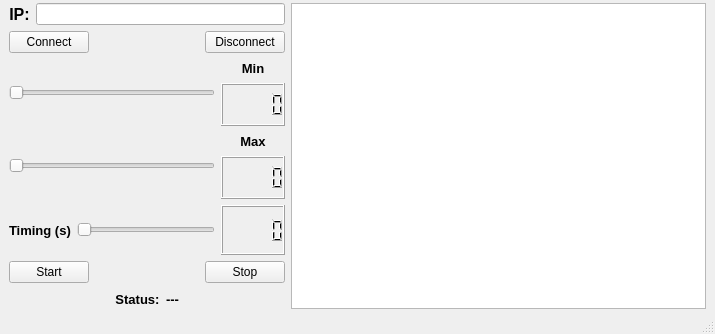
<?xml version="1.0" encoding="UTF-8"?>
<ui version="4.0">
 <class>MainWindow</class>
 <widget class="QMainWindow" name="MainWindow">
  <property name="geometry">
   <rect>
    <x>0</x>
    <y>0</y>
    <width>715</width>
    <height>334</height>
   </rect>
  </property>
  <property name="windowTitle">
   <string>Produce Client</string>
  </property>
  <property name="windowOpacity">
   <double>1.000000000000000</double>
  </property>
  <widget class="QWidget" name="centralwidget">
   <property name="enabled">
    <bool>true</bool>
   </property>
   <property name="sizePolicy">
    <sizepolicy hsizetype="Preferred" vsizetype="Preferred">
     <horstretch>0</horstretch>
     <verstretch>0</verstretch>
    </sizepolicy>
   </property>
   <layout class="QHBoxLayout" name="horizontalLayout_10" stretch="4,6">
    <property name="topMargin">
     <number>3</number>
    </property>
    <property name="bottomMargin">
     <number>3</number>
    </property>
    <item>
     <layout class="QVBoxLayout" name="verticalLayout_4" stretch="0,0,20,20,15,0,0">
      <item>
       <layout class="QHBoxLayout" name="horizontalLayout_6">
        <item>
         <widget class="QLabel" name="label">
          <property name="font">
           <font>
            <pointsize>12</pointsize>
            <bold>true</bold>
           </font>
          </property>
          <property name="text">
           <string>IP:</string>
          </property>
          <property name="alignment">
           <set>Qt::AlignmentFlag::AlignCenter</set>
          </property>
         </widget>
        </item>
        <item>
         <widget class="QLineEdit" name="lineEdit"/>
        </item>
       </layout>
      </item>
      <item>
       <layout class="QHBoxLayout" name="horizontalLayout_5">
        <item>
         <widget class="QPushButton" name="button_connect">
          <property name="text">
           <string>Connect</string>
          </property>
         </widget>
        </item>
        <item>
         <spacer name="horizontalSpacer">
          <property name="orientation">
           <enum>Qt::Orientation::Horizontal</enum>
          </property>
          <property name="sizeHint" stdset="0">
           <size>
            <width>118</width>
            <height>20</height>
           </size>
          </property>
         </spacer>
        </item>
        <item>
         <widget class="QPushButton" name="button_disconnect">
          <property name="text">
           <string>Disconnect</string>
          </property>
         </widget>
        </item>
       </layout>
      </item>
      <item>
       <layout class="QHBoxLayout" name="horizontalLayout_4">
        <item>
         <widget class="QSlider" name="horizontalSlider_min">
          <property name="orientation">
           <enum>Qt::Orientation::Horizontal</enum>
          </property>
         </widget>
        </item>
        <item>
         <layout class="QVBoxLayout" name="verticalLayout_3" stretch="3,7">
          <item>
           <widget class="QLabel" name="label_2">
            <property name="font">
             <font>
              <pointsize>10</pointsize>
              <bold>true</bold>
             </font>
            </property>
            <property name="text">
             <string>Min</string>
            </property>
            <property name="alignment">
             <set>Qt::AlignmentFlag::AlignCenter</set>
            </property>
           </widget>
          </item>
          <item>
           <widget class="QLCDNumber" name="lcdMin"/>
          </item>
         </layout>
        </item>
       </layout>
      </item>
      <item>
       <layout class="QHBoxLayout" name="horizontalLayout_3">
        <item>
         <widget class="QSlider" name="horizontalSlider_max">
          <property name="orientation">
           <enum>Qt::Orientation::Horizontal</enum>
          </property>
         </widget>
        </item>
        <item>
         <layout class="QVBoxLayout" name="verticalLayout_2" stretch="3,7">
          <item>
           <widget class="QLabel" name="label_3">
            <property name="font">
             <font>
              <pointsize>10</pointsize>
              <bold>true</bold>
             </font>
            </property>
            <property name="text">
             <string>Max</string>
            </property>
            <property name="alignment">
             <set>Qt::AlignmentFlag::AlignCenter</set>
            </property>
           </widget>
          </item>
          <item>
           <widget class="QLCDNumber" name="lcdMax"/>
          </item>
         </layout>
        </item>
       </layout>
      </item>
      <item>
       <layout class="QHBoxLayout" name="horizontalLayout_2">
        <item>
         <widget class="QLabel" name="label_4">
          <property name="font">
           <font>
            <pointsize>10</pointsize>
            <bold>true</bold>
           </font>
          </property>
          <property name="text">
           <string>Timing (s)</string>
          </property>
         </widget>
        </item>
        <item>
         <widget class="QSlider" name="horizontalSlider_timing">
          <property name="minimum">
           <number>1</number>
          </property>
          <property name="maximum">
           <number>10</number>
          </property>
          <property name="orientation">
           <enum>Qt::Orientation::Horizontal</enum>
          </property>
         </widget>
        </item>
        <item>
         <widget class="QLCDNumber" name="lcdNumber_timing">
          <property name="sizePolicy">
           <sizepolicy hsizetype="Minimum" vsizetype="Minimum">
            <horstretch>0</horstretch>
            <verstretch>0</verstretch>
           </sizepolicy>
          </property>
         </widget>
        </item>
       </layout>
      </item>
      <item>
       <layout class="QHBoxLayout" name="horizontalLayout">
        <item>
         <widget class="QPushButton" name="button_start">
          <property name="text">
           <string>Start</string>
          </property>
         </widget>
        </item>
        <item>
         <spacer name="horizontalSpacer_2">
          <property name="orientation">
           <enum>Qt::Orientation::Horizontal</enum>
          </property>
          <property name="sizeHint" stdset="0">
           <size>
            <width>40</width>
            <height>20</height>
           </size>
          </property>
         </spacer>
        </item>
        <item>
         <widget class="QPushButton" name="button_stop">
          <property name="text">
           <string>Stop</string>
          </property>
         </widget>
        </item>
       </layout>
      </item>
      <item>
       <layout class="QHBoxLayout" name="horizontalLayout_7">
        <item>
         <spacer name="horizontalSpacer_4">
          <property name="orientation">
           <enum>Qt::Orientation::Horizontal</enum>
          </property>
          <property name="sizeHint" stdset="0">
           <size>
            <width>40</width>
            <height>20</height>
           </size>
          </property>
         </spacer>
        </item>
        <item>
         <widget class="QLabel" name="label_5">
          <property name="font">
           <font>
            <pointsize>10</pointsize>
            <bold>true</bold>
           </font>
          </property>
          <property name="text">
           <string>Status:</string>
          </property>
          <property name="alignment">
           <set>Qt::AlignmentFlag::AlignCenter</set>
          </property>
         </widget>
        </item>
        <item>
         <widget class="QLabel" name="label_status">
          <property name="font">
           <font>
            <pointsize>10</pointsize>
            <bold>true</bold>
           </font>
          </property>
          <property name="text">
           <string>---</string>
          </property>
          <property name="alignment">
           <set>Qt::AlignmentFlag::AlignCenter</set>
          </property>
         </widget>
        </item>
        <item>
         <spacer name="horizontalSpacer_3">
          <property name="orientation">
           <enum>Qt::Orientation::Horizontal</enum>
          </property>
          <property name="sizeHint" stdset="0">
           <size>
            <width>40</width>
            <height>20</height>
           </size>
          </property>
         </spacer>
        </item>
       </layout>
      </item>
     </layout>
    </item>
    <item>
     <widget class="QListView" name="listView">
      <property name="sizePolicy">
       <sizepolicy hsizetype="Preferred" vsizetype="Preferred">
        <horstretch>0</horstretch>
        <verstretch>0</verstretch>
       </sizepolicy>
      </property>
     </widget>
    </item>
   </layout>
  </widget>
  <widget class="QMenuBar" name="menubar">
   <property name="geometry">
    <rect>
     <x>0</x>
     <y>0</y>
     <width>715</width>
     <height>21</height>
    </rect>
   </property>
  </widget>
  <widget class="QStatusBar" name="statusbar"/>
 </widget>
 <resources/>
 <connections>
  <connection>
   <sender>horizontalSlider_min</sender>
   <signal>valueChanged(int)</signal>
   <receiver>lcdMin</receiver>
   <slot>display(int)</slot>
   <hints>
    <hint type="sourcelabel">
     <x>180</x>
     <y>114</y>
    </hint>
    <hint type="destinationlabel">
     <x>235</x>
     <y>128</y>
    </hint>
   </hints>
  </connection>
  <connection>
   <sender>horizontalSlider_max</sender>
   <signal>valueChanged(int)</signal>
   <receiver>lcdMax</receiver>
   <slot>display(int)</slot>
   <hints>
    <hint type="sourcelabel">
     <x>170</x>
     <y>178</y>
    </hint>
    <hint type="destinationlabel">
     <x>236</x>
     <y>191</y>
    </hint>
   </hints>
  </connection>
  <connection>
   <sender>horizontalSlider_timing</sender>
   <signal>valueChanged(int)</signal>
   <receiver>lcdNumber_timing</receiver>
   <slot>display(int)</slot>
   <hints>
    <hint type="sourcelabel">
     <x>118</x>
     <y>222</y>
    </hint>
    <hint type="destinationlabel">
     <x>235</x>
     <y>234</y>
    </hint>
   </hints>
  </connection>
 </connections>
</ui>
